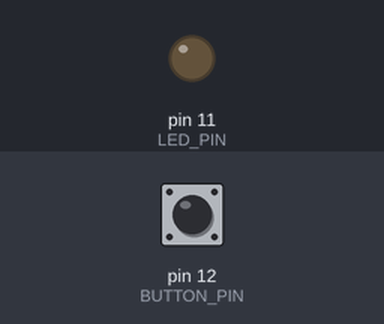
The sketch below on a simulated Arduino Uno, built with avr-gcc and run on an emulated ATmega328P. Shown: output pins drawn as LEDs (lit = HIGH). Dashed ring = blinking. Inputs (shaded band) come from the test bench; at power-on: pin 12 (BUTTON_PIN) HIGH.

Above: at 0.8 s.
0.9 s: pin 12 (BUTTON_PIN) pulled LOW for 1 s
At 2.8 s:
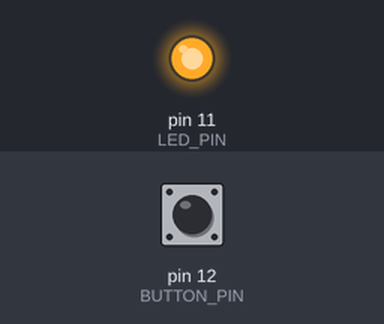
3.4 s: pin 12 (BUTTON_PIN) pulled LOW for 0.15 s
At 4.6 s:
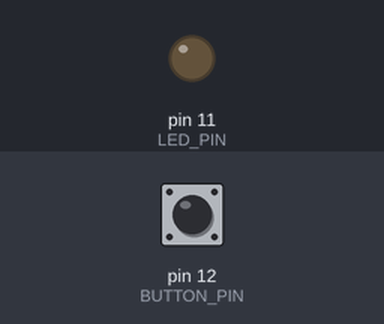
5.0 s: pin 12 (BUTTON_PIN) pulled LOW for 3.2 s
At 5.13 s:
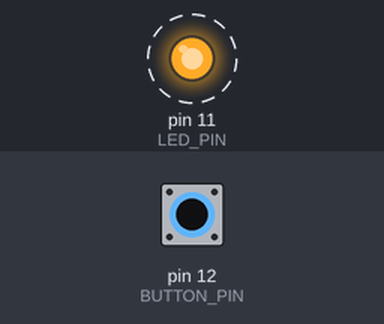
Timing chart, 0 to 9.6 s (numbered marks = the images above; inputs shaded):
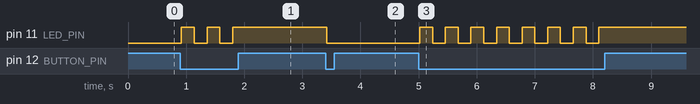

Measured:
- after the input at 0.9 s, pin 11 (LED_PIN): alternates HIGH for 0.22 s and LOW for 0.22 s, 5 changes in all, then stays HIGH, starting at once
- after the input at 3.4 s, pin 11 (LED_PIN): HIGH → LOW at once
- after the input at 5.0 s, pin 11 (LED_PIN): alternates HIGH for 0.22 s and LOW for 0.22 s, 15 changes in all, then stays HIGH, starting at once

The sketch:

tinyLamp.ino
```cpp
#include <avr/io.h>
#include <util/delay.h>

#define LED_PIN PB3      // Пін для підключення світлодіода
#define BUTTON_PIN PB4   // Пін для підключення кнопки

// Функція для перевірки стану кнопки з антидребезгом
bool isButtonPressed() {
    static uint8_t lastState = 0xFF;
    static uint8_t debounceCounter = 0;
    uint8_t currentState = (PINB & (1 << BUTTON_PIN)) ? 1 : 0;

    if (currentState == lastState) {
        if (debounceCounter < 5) debounceCounter++;
    } else {
        debounceCounter = 0;
    }

    lastState = currentState;
    return (debounceCounter >= 5 && currentState == 0); // 0 - кнопка натиснута
}

int main() {
    // Налаштування
    DDRB |= (1 << LED_PIN);   // Налаштувати LED_PIN як вихід
    DDRB &= ~(1 << BUTTON_PIN); // Налаштувати BUTTON_PIN як вхід
    PORTB |= (1 << BUTTON_PIN); // Вмикаємо внутрішній підтягуючий резистор для кнопки

    bool ledState = false; // Початковий стан світлодіода

    while (1) {
        if (isButtonPressed()) {
            _delay_ms(20); // Захист від повторних спрацьовувань
            ledState = !ledState; // Перемикання стану світлодіода

            if (ledState) {
                PORTB |= (1 << LED_PIN); // Увімкнути світлодіод
            } else {
                PORTB &= ~(1 << LED_PIN); // Вимкнути світлодіод
            }

            // Невелика затримка для уникнення повторного спрацьовування
            _delay_ms(200);
        }
    }

    return 0;
}
```
